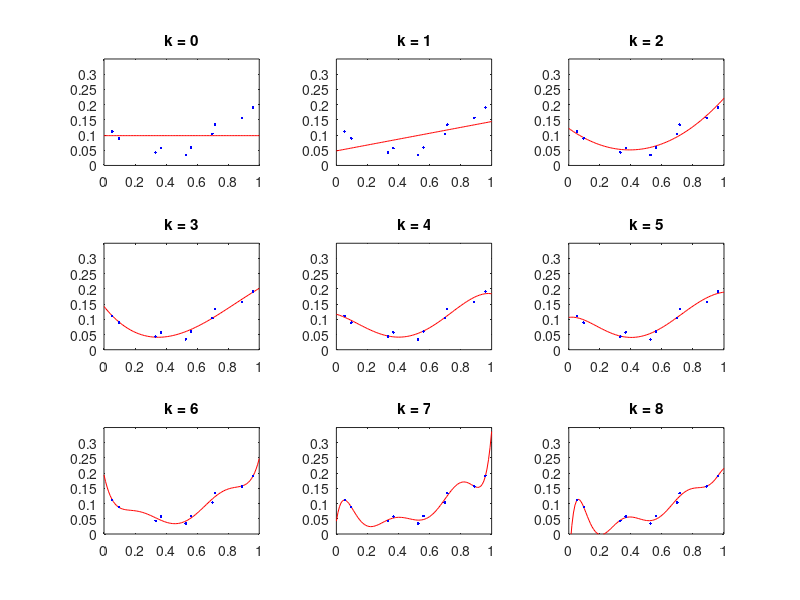

Recreate this plot in MATLAB.
% ---------------------------------
% Problem Set 5, Question 2 Part A
% ---------------------------------
%
% file: makePolynomialFitAndGraph.m
%      finds the best-fitting polynomials for k = {0, ... , 8}, using 
%      traindata as the source of x and y.      

% loads the dataset
load xyData.mat

% relabel the training data
x = traindata(:,1);
y = traindata(:,2);

% iterate through the values of k (0 through 8)
for k = 0:8
    % create a range of values for x between 0 and 1
    plotx = 0:0.01:1;
    
    % find the coefficients p
    p = polyfit(x,y,k);
    
    % find the values of the polynomial parameterized by p and evaluated
    % for the points plotx
    ploty = polyval(p,plotx);

    % plot the original data points
    subplot(3,3,k+1);
    plot(plotx,ploty,'r-');
    ylim([0 0.35]);
    
    % plot the original data points
    hold on
    subplot(3,3,k+1);
    plot(x,y,'b.');
    ylim([0 0.35]);
    
    % put a title on each plot
    title(['k = ' num2str(k) ])
end

